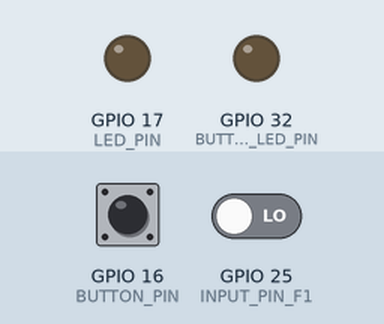
Recording of a sketch running on a simulated ESP32. Shown: output pins drawn as LEDs (lit = HIGH). Inputs (shaded band) come from the test bench; at power-on: GPIO 16 (BUTTON_PIN) LOW, GPIO 25 (INPUT_PIN_F1) LOW. Pins used as bus, display or sensor lines are not drawn; what the sketch prints to the serial monitor is not drawn. At 10.3 s the program restarts the board; the recording ends there.

Above: at 1.2 s.
1.3 s: GPIO 16 (BUTTON_PIN) pulled HIGH for 0.15 s
At 2.1 s:
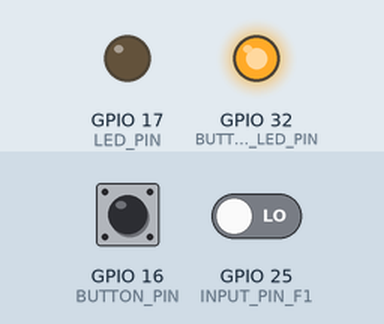
2.9 s: GPIO 16 (BUTTON_PIN) pulled HIGH for 1 s
At 3.4 s:
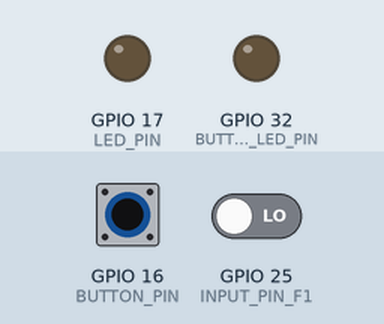
Timing chart, 0 to 5.9 s (numbered marks = the images above; inputs shaded):
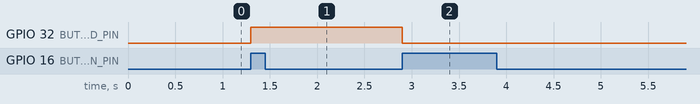

The sketch:

assignment2_rtos_version.ino
```cpp
#include <B31DGMonitor.h>
#include <freertos/FreeRTOS.h>
#include <freertos/task.h>
#include <freertos/queue.h>
#include <freertos/semphr.h>
#include "esp_timer.h"
#include "esp_task_wdt.h"

// -------------------- PIN DEFINITIONS --------------------
#define OUTPUT_PIN_1 26
#define OUTPUT_PIN_2 27
#define INPUT_PIN_F1 25
#define INPUT_PIN_F2 33
#define LED_PIN 17
#define BUTTON_PIN 16
#define BUTTON_LED_PIN 32
#define DEBOUNCE_DELAY 200  // debounce delay in ms

B31DGCyclicExecutiveMonitor monitor;

// -------------------- SHARED VARIABLES --------------------
volatile unsigned long F1, F2, F, lastF1EdgeTime, lastF2EdgeTime;
volatile uint64_t lastButtonInterruptTime = 0;
static bool last_F1_input_state = LOW;
static bool last_F2_input_state = LOW;
volatile bool ButtonLedState = false;

// RTOS handles and synchronization primitives
volatile SemaphoreHandle_t mutex, mutex0;
TaskHandle_t jobHandles[7];
volatile int jobIndex = 10;
volatile bool jobDone = true;

// Job group IDs for scheduler
static int jobIds0[] = { 0, 1 };
static int jobIds1[] = { 2, 3, 4 };
volatile int scheduledCount = 0;

// -------------------- TASK SCHEDULING PARAMETERS --------------------
// SlackTime = Period - ElapsedTime - ExecutionTime
volatile int slackTimes[5] = { 3400, 2650, 7200, 7800, 4500 };
volatile int jobCounts[5] = { 0, 0, 0, 0, 0 };
int executeTimes[5] = { 600, 350, 2800, 2200, 500 };
int periodList[5] = { 4000, 3000, 10000, 10000, 5000 };
volatile bool doneList[5] = { false, false, false, false, false };  //whether the job is completed in the current peroid

// -------------------- SLACK TIME CALCULATION FUNCTION --------------------
void updateSlackTime() {
  unsigned long now = esp_timer_get_time();
  unsigned long totalTime = now - monitor.getTimeStart();
  for (int i = 0; i < 5; i++) {
    if ((int)(totalTime / periodList[i]) + 1 > jobCounts[i]) {
      doneList[i] = false;
      slackTimes[i] = periodList[i] - totalTime % periodList[i] - executeTimes[i];
    }
  }
}

// -------------------- BUTTON ISR --------------------
void IRAM_ATTR buttonPressedHandle() {
  // Debounce logic
  unsigned long currentTime = millis();
  if (currentTime - lastButtonInterruptTime > DEBOUNCE_DELAY) {
    ButtonLedState = !ButtonLedState;
    digitalWrite(BUTTON_LED_PIN, ButtonLedState ? HIGH : LOW);
    monitor.doWork();  // Trigger monitor work in response to button
    lastButtonInterruptTime = currentTime;
  }
}

// -------------------- SLACK TIME UPDATER TASK --------------------
void ScheduleSlackTimeUpdate(void *pvParameters) {
  const TickType_t interval = pdMS_TO_TICKS(1);  // run every 1ms
  TickType_t lastWakeTime = xTaskGetTickCount();
  while (true) {
    updateSlackTime();
    vTaskDelayUntil(&lastWakeTime, interval);  //schedule every 1 ms
  }
}

// -------------------- SCHEDULER TASK 1: selects task 0 or 1 --------------------
void schedulerTaskCore1(void *param) {
  while (1) {
    ulTaskNotifyTake(pdTRUE, portMAX_DELAY);
    volatile int jobIndex = 10;
    volatile int minSlack = 100000;
    for (int i = 0; i < sizeof(jobIds0) / sizeof(jobIds0[0]); i++) {
      if (!doneList[jobIds0[i]] && slackTimes[jobIds0[i]] < minSlack) {
        jobIndex = jobIds0[i];
        minSlack = slackTimes[jobIndex];
      }
    }
    switch (jobIndex) {
      case 0:
        xTaskNotifyGive(jobHandles[0]);
        taskYIELD();
        break;
      case 1:
        xTaskNotifyGive(jobHandles[1]);
        taskYIELD();
        break;
      default:
        xTaskNotifyGive(jobHandles[5]);
        taskYIELD();
        break;
    }
  }
}

// -------------------- SCHEDULER TASK 2: selects task 2/3/4 --------------------
void schedulerTaskCore0(void *param) {
  while (1) {
    ulTaskNotifyTake(pdTRUE, portMAX_DELAY);
    volatile int jobIndex = 10;
    volatile int minSlack = 1000000;

    for (int i = 0; i < sizeof(jobIds1) / sizeof(jobIds1[0]); i++) {
      if (!doneList[jobIds1[i]] && slackTimes[jobIds1[i]] < minSlack) {
        jobIndex = jobIds1[i];
        minSlack = slackTimes[jobIndex];
      }
    }

    switch (jobIndex) {
      case 2: xTaskNotifyGive(jobHandles[2]); break;
      case 3: xTaskNotifyGive(jobHandles[3]); break;
      case 4:
        xTaskNotifyGive(jobHandles[4]);
        taskYIELD();
        break;
      default:
        xTaskNotifyGive(jobHandles[6]);
        taskYIELD();
        break;
    }
  }
}

// -------------------- SETUP FUNCTION --------------------
void setup() {
  Serial.begin(9600);

  // GPIO setup
  pinMode(OUTPUT_PIN_1, OUTPUT);
  pinMode(OUTPUT_PIN_2, OUTPUT);
  pinMode(INPUT_PIN_F1, INPUT);
  pinMode(INPUT_PIN_F2, INPUT);
  pinMode(LED_PIN, OUTPUT);
  pinMode(BUTTON_LED_PIN, OUTPUT);
  pinMode(BUTTON_PIN, INPUT_PULLDOWN);
  digitalWrite(LED_PIN, LOW);
  digitalWrite(BUTTON_LED_PIN, LOW);

  attachInterrupt(digitalPinToInterrupt(BUTTON_PIN), buttonPressedHandle, RISING);

  // Create tasks
  xTaskCreatePinnedToCore(ScheduleSlackTimeUpdate, "ScheduleSlackTimeUpdate", 2048, NULL, 1, NULL, 1);
  xTaskCreatePinnedToCore(JobTask1, "Job1", 4096, NULL, 3, &jobHandles[0], 1);
  xTaskCreatePinnedToCore(JobTask2, "Job2", 4096, NULL, 3, &jobHandles[1], 1);
  xTaskCreatePinnedToCore(JobTask3, "Job3", 4096, NULL, 3, &jobHandles[2], 0);
  xTaskCreatePinnedToCore(JobTask4, "Job4", 4096, NULL, 3, &jobHandles[3], 0);
  xTaskCreatePinnedToCore(JobTask5, "Job5", 2048, NULL, 1, &jobHandles[4], 1);
  xTaskCreatePinnedToCore(schedulerTaskCore1, "schedulerTaskCore1", 2048, NULL, 1, &jobHandles[5], 1);
  xTaskCreatePinnedToCore(schedulerTaskCore0, "schedulerTaskCore0", 2048, NULL, 1, &jobHandles[6], 1);

  // Kickstart scheduler tasks
  xTaskNotifyGive(jobHandles[5]);
  xTaskNotifyGive(jobHandles[6]);

  monitor.startMonitoring();
}

// -------------------- LOOP --------------------
void loop() {
  UBaseType_t highWater = uxTaskGetStackHighWaterMark(NULL);
  Serial.printf("Remaining stack: %u\n", highWater);
  delay(5000);
}

// -------------------- JOB TASKS --------------------

// Generate signal on OUTPUT_PIN_1
void JobTask1(void *param) {
  while (1) {
    ulTaskNotifyTake(pdTRUE, portMAX_DELAY);
    monitor.jobStarted(1);

    digitalWrite(OUTPUT_PIN_1, HIGH);
    delayMicroseconds(250);
    digitalWrite(OUTPUT_PIN_1, LOW);
    delayMicroseconds(50);
    digitalWrite(OUTPUT_PIN_1, HIGH);
    delayMicroseconds(300);
    digitalWrite(OUTPUT_PIN_1, LOW);

    doneList[0] = true;
    jobCounts[0]++;
    monitor.jobEnded(1);
    xTaskNotifyGive(jobHandles[5]);
    taskYIELD();
  }
}

// Generate signal on OUTPUT_PIN_2
void JobTask2(void *param) {
  while (1) {
    ulTaskNotifyTake(pdTRUE, portMAX_DELAY);
    monitor.jobStarted(2);

    digitalWrite(OUTPUT_PIN_2, HIGH);
    delayMicroseconds(100);
    digitalWrite(OUTPUT_PIN_2, LOW);
    delayMicroseconds(50);
    digitalWrite(OUTPUT_PIN_2, HIGH);
    delayMicroseconds(200);
    digitalWrite(OUTPUT_PIN_2, LOW);

    doneList[1] = true;
    jobCounts[1]++;
    monitor.jobEnded(2);
    xTaskNotifyGive(jobHandles[5]);
    taskYIELD();
  }
}

// Measure F1 input frequency
void JobTask3(void *param) {
  while (1) {
    ulTaskNotifyTake(pdTRUE, portMAX_DELAY);
    monitor.jobStarted(3);
    int count = 0;
    while (1) {
      bool input_state = digitalRead(INPUT_PIN_F1);
      if (last_F1_input_state == LOW && input_state == LOW) {
        last_F1_input_state = input_state;
        continue;
      } else if (last_F1_input_state == HIGH && input_state == HIGH) {
        last_F1_input_state = input_state;
        continue;
      } else if (last_F1_input_state == HIGH && input_state == LOW) {
        last_F1_input_state = input_state;
        continue;
      } else if (input_state == HIGH && last_F1_input_state == LOW) {
        count = count + 1;
        last_F1_input_state = input_state;
        unsigned long now_edge = esp_timer_get_time();
        ;
        unsigned long period = now_edge - lastF1EdgeTime;
        lastF1EdgeTime = now_edge;
        if (period > 0 && count > 1) {
          F1 = 1000000UL / period;
          F = F1 + F2;
          if (F > 1600) {
            digitalWrite(LED_PIN, HIGH);
          } else {
            digitalWrite(LED_PIN, LOW);
          }
          break;
        }
      }
    }
    doneList[2] = true;
    jobCounts[2] = jobCounts[2] + 1;
    monitor.jobEnded(3);
    xTaskNotifyGive(jobHandles[6]);
    taskYIELD();
  }
}

// Measure F2 input frequency
void JobTask4(void *param) {
  while (1) {
    ulTaskNotifyTake(pdTRUE, portMAX_DELAY);
    monitor.jobStarted(4);
    int count = 0;
    while (1) {
      // taskENTER_CRITICAL(&myMux);
      bool input_state = digitalRead(INPUT_PIN_F2);
      if (last_F2_input_state == LOW && input_state == LOW) {
        last_F2_input_state = input_state;
        continue;
      } else if (last_F2_input_state == HIGH && input_state == HIGH) {
        last_F2_input_state = input_state;
        continue;
      } else if (last_F2_input_state == HIGH && input_state == LOW) {
        last_F2_input_state = input_state;
        continue;
      } else if (input_state == HIGH && last_F2_input_state == LOW) {
        count = count + 1;
        last_F2_input_state = input_state;
        unsigned long now_edge = esp_timer_get_time();
        unsigned long period = now_edge - lastF2EdgeTime;
        lastF2EdgeTime = now_edge;
        if (period > 0 && count > 1) {
          F2 = 1000000UL / period;  // 计算测得的频率
          F = F2 + F2;
          if (F > 1500) {
            digitalWrite(LED_PIN, HIGH);
          } else {
            digitalWrite(LED_PIN, LOW);
          }
          break;
        }
      }
    }
    doneList[3] = true;
    jobCounts[3] = jobCounts[3] + 1;
    monitor.jobEnded(4);
    xTaskNotifyGive(jobHandles[6]);
    taskYIELD();
    taskYIELD();
  }
}


// Task 5, takes 0.5ms
void JobTask5(void *param) {
  while (1) {
    ulTaskNotifyTake(pdTRUE, portMAX_DELAY);
    monitor.jobStarted(5);
    monitor.doWork();
    doneList[4] = true;
    jobCounts[4] = jobCounts[4] + 1;
    monitor.jobEnded(5);
    xTaskNotifyGive(jobHandles[6]);
    taskYIELD();
  }
}
```

B31DGMonitor.cpp
```cpp
#include "Arduino.h"
#include "B31DGMonitor.h"

B31DGCyclicExecutiveMonitor::B31DGCyclicExecutiveMonitor(int offset) {
  this->timeStart = micros();
  this->offset = offset;
}


unsigned long B31DGCyclicExecutiveMonitor::getTimeStart() {
  return this->timeStart;
}

unsigned long B31DGCyclicExecutiveMonitor::startMonitoring() {
  this->bActive = true;
  // find the next deadlines
  timeStart = micros() + offset;

  for (int i = 0; i < NUMBER_TASKS; i++) {
    this->timeFirstEnd[i] = 0;
    this->timeFirstBegin[i] = 0;
    this->timeRelease[i] = timeStart;
    this->counterJobs[i] = 0;
    this->taskViolations[i] = 0;
    this->timeNextDeadlines[i] = timeStart + this->taskRateRequirements[i];
  }

  return timeStart;
}

void B31DGCyclicExecutiveMonitor::jobStarted(int taskNumber) {
  if (!this->bActive) return;

  taskNumber--;

  unsigned long now = micros();
  if (this->timeFirstBegin[taskNumber] == 0) {
    this->timeFirstBegin[taskNumber] = now;
  }

  if ((now - this->timeStart) > TEST_TIME) {
    this->printSummary();
    exit(0);
  }

  if (now < this->timeRelease[taskNumber]) {

    taskViolations[taskNumber]++;
  }
}

void B31DGCyclicExecutiveMonitor::jobEnded(int taskNumber) {
  if (!this->bActive) return;

  unsigned long now = micros();

  taskNumber--;

  if (this->timeFirstEnd[taskNumber] == 0) {
    this->timeFirstEnd[taskNumber] = now;
  }

  if ((now - this->timeStart) > TEST_TIME) {
    this->printSummary();
    exit(0);
  }

  this->counterJobs[taskNumber]++;
  if (now > this->timeNextDeadlines[taskNumber]) {

    this->taskViolations[taskNumber]++;
  }

  this->timeRelease[taskNumber] = this->timeNextDeadlines[taskNumber];
  this->timeNextDeadlines[taskNumber] += this->taskRateRequirements[taskNumber];
}


void B31DGCyclicExecutiveMonitor::printSummary() {
  Serial.println("PERFORMANCE SUMMARY");
  Serial.printf("Start monitoring at ");
  Serial.println(this->timeStart);
  for (int i = 0; i < NUMBER_TASKS; i++) {
    Serial.print("Task #");
    Serial.print((i + 1));
    Serial.print("  ");
    Serial.print(taskViolations[i]);
    Serial.print("/");
    Serial.print(this->counterJobs[i]);
    Serial.print(" violations");
    Serial.print("  First job from ");
    Serial.print(this->timeFirstBegin[i]);
    Serial.print(" to ");
    Serial.println(this->timeFirstEnd[i]);
    Serial.flush();
  }
}


void B31DGCyclicExecutiveMonitor::doWork() {
  delayMicroseconds(500);
}
```

B31DGMonitor.h
```cpp
#ifndef B31DGMonitor_h
#define B31DGMonitor_h

#include "Arduino.h"

#define NUMBER_TASKS 5
#define TEST_TIME 10000000

class B31DGCyclicExecutiveMonitor {

private:
// public:

    boolean bActive = false;

    unsigned long timeStart = 0;
    unsigned long timeRelease[NUMBER_TASKS];
    unsigned long timeNextDeadlines[NUMBER_TASKS];

    unsigned long counterJobs[NUMBER_TASKS];
    unsigned long taskViolations[NUMBER_TASKS];
    unsigned long timeFirstEnd[NUMBER_TASKS];
    unsigned long timeFirstBegin[NUMBER_TASKS];

    unsigned long taskRateRequirements[NUMBER_TASKS] =
         {    4000,  // 1 - digital output signal 1
              3000,  // 2 - digital output signal 2
             10000,  // 3 - frequency monitor 1
             10000,  // 4 - frequency monitor 2
              5000,  // 5 - doWork
         };

    void printSummary();

public:
    B31DGCyclicExecutiveMonitor(int offset);// declare one global instance of this class in your program, specify an offset (in microseconds) between the start of the monitoring and the start of your task (e.g. if scheduled using FreeRTOS)
    B31DGCyclicExecutiveMonitor() : B31DGCyclicExecutiveMonitor(0) {};
    void jobStarted(int task);    // Call this method whenever your program starts executing an instance of task #task
    void jobEnded(int task);      // Call this method whenever your program completed the execution of an instance of task #task
    unsigned long startMonitoring();   // Call this method once, i.e. in the setup/main function of your program, to activate the monitoring. It returns the time the monitor started to monitor
    unsigned long getTimeStart(); // Returns the time the monitor started to monitor (also returned by startMonitoring
    boolean isActive() {return bActive; }
    TickType_t getxStartTime();
    unsigned long offset;
    void doWork(); // waste CPU
};

#endif
```

Measured:
- after the input at 1.3 s, GPIO 32 (BUTTON_LED_PIN): LOW → HIGH at once
- after the input at 2.9 s, GPIO 32 (BUTTON_LED_PIN): HIGH → LOW at once
